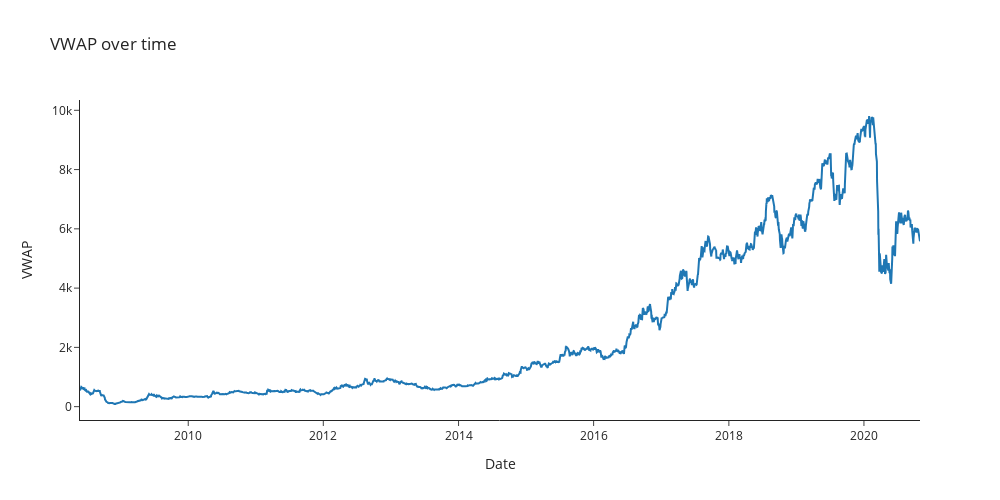

Write notebook code for a chart like this one.
### Markdown cell above
### Analysis:
#### 1.

### Code cell
fig = go.Figure([go.Scatter(x=Train_Dataset.index, y=Train_Dataset['VWAP'])])
fig.update_layout(
    autosize=False,
    width=1000,
    height=500,
    title='VWAP over time',
    template="simple_white",
)
fig.update_xaxes(title="Date")
fig.update_yaxes(title="VWAP")
fig.show()

### Figure 1 — Plotly figure (JSON) as saved in the notebook; plotly's stock layout.template omitted (floating-point values rounded to 4 significant figures; data arrays with more than 128 entries replaced by an {"elided": "..."} marker saying what was removed)
{"data": [{"type": "scatter", "x": {"elided": "3079 str values"}, "y": {"elided": "3079 float values"}}], "layout": {"autosize": false, "height": 500, "title": {"text": "VWAP over time"}, "width": 1000, "xaxis": {"title": {"text": "Date"}}, "yaxis": {"title": {"text": "VWAP"}}}}
